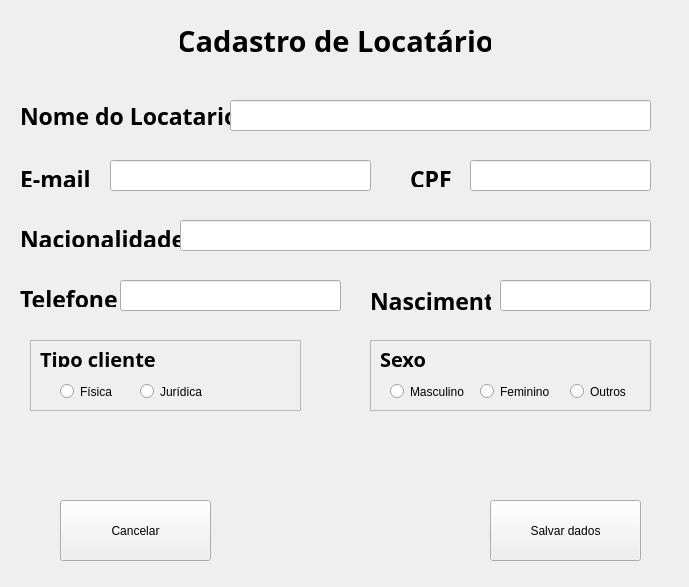
<?xml version="1.0" encoding="UTF-8"?>
<ui version="4.0">
 <class>Form_locatario</class>
 <widget class="QWidget" name="Form_locatario">
  <property name="geometry">
   <rect>
    <x>0</x>
    <y>0</y>
    <width>689</width>
    <height>587</height>
   </rect>
  </property>
  <property name="mouseTracking">
   <bool>false</bool>
  </property>
  <property name="tabletTracking">
   <bool>false</bool>
  </property>
  <property name="windowTitle">
   <string>Form</string>
  </property>
  <widget class="QLabel" name="label">
   <property name="geometry">
    <rect>
     <x>180</x>
     <y>10</y>
     <width>311</width>
     <height>61</height>
    </rect>
   </property>
   <property name="font">
    <font>
     <family>Ubuntu Condensed</family>
     <pointsize>22</pointsize>
     <weight>75</weight>
     <bold>true</bold>
    </font>
   </property>
   <property name="text">
    <string>Cadastro de Locatário</string>
   </property>
   <property name="alignment">
    <set>Qt::AlignCenter</set>
   </property>
  </widget>
  <widget class="QLabel" name="label_2">
   <property name="geometry">
    <rect>
     <x>20</x>
     <y>100</y>
     <width>231</width>
     <height>31</height>
    </rect>
   </property>
   <property name="font">
    <font>
     <family>Ubuntu Mono</family>
     <pointsize>17</pointsize>
     <weight>75</weight>
     <italic>false</italic>
     <bold>true</bold>
    </font>
   </property>
   <property name="text">
    <string>Nome do Locatario</string>
   </property>
  </widget>
  <widget class="QLabel" name="label_3">
   <property name="geometry">
    <rect>
     <x>410</x>
     <y>170</y>
     <width>41</width>
     <height>17</height>
    </rect>
   </property>
   <property name="font">
    <font>
     <family>Ubuntu Mono</family>
     <pointsize>17</pointsize>
     <weight>75</weight>
     <bold>true</bold>
    </font>
   </property>
   <property name="text">
    <string>CPF</string>
   </property>
  </widget>
  <widget class="QLabel" name="label_4">
   <property name="geometry">
    <rect>
     <x>20</x>
     <y>230</y>
     <width>161</width>
     <height>17</height>
    </rect>
   </property>
   <property name="font">
    <font>
     <family>Ubuntu Mono</family>
     <pointsize>17</pointsize>
     <weight>75</weight>
     <bold>true</bold>
    </font>
   </property>
   <property name="text">
    <string>Nacionalidade</string>
   </property>
  </widget>
  <widget class="QLabel" name="label_5">
   <property name="geometry">
    <rect>
     <x>20</x>
     <y>290</y>
     <width>101</width>
     <height>17</height>
    </rect>
   </property>
   <property name="font">
    <font>
     <family>Ubuntu Mono</family>
     <pointsize>17</pointsize>
     <weight>75</weight>
     <bold>true</bold>
    </font>
   </property>
   <property name="text">
    <string>Telefone</string>
   </property>
  </widget>
  <widget class="QLabel" name="label_6">
   <property name="geometry">
    <rect>
     <x>20</x>
     <y>170</y>
     <width>91</width>
     <height>17</height>
    </rect>
   </property>
   <property name="font">
    <font>
     <family>Ubuntu Mono</family>
     <pointsize>17</pointsize>
     <weight>75</weight>
     <bold>true</bold>
    </font>
   </property>
   <property name="text">
    <string>E-mail</string>
   </property>
  </widget>
  <widget class="QLabel" name="label_9">
   <property name="geometry">
    <rect>
     <x>370</x>
     <y>280</y>
     <width>121</width>
     <height>41</height>
    </rect>
   </property>
   <property name="font">
    <font>
     <family>Ubuntu Mono</family>
     <pointsize>17</pointsize>
     <weight>75</weight>
     <bold>true</bold>
    </font>
   </property>
   <property name="text">
    <string>Nascimento</string>
   </property>
   <property name="textFormat">
    <enum>Qt::AutoText</enum>
   </property>
   <property name="wordWrap">
    <bool>false</bool>
   </property>
  </widget>
  <widget class="QPushButton" name="salvar_locatario">
   <property name="geometry">
    <rect>
     <x>490</x>
     <y>500</y>
     <width>151</width>
     <height>61</height>
    </rect>
   </property>
   <property name="text">
    <string>Salvar dados</string>
   </property>
  </widget>
  <widget class="QLineEdit" name="line_nome_locatario">
   <property name="geometry">
    <rect>
     <x>230</x>
     <y>100</y>
     <width>421</width>
     <height>31</height>
    </rect>
   </property>
  </widget>
  <widget class="QLineEdit" name="line_email_locatario">
   <property name="geometry">
    <rect>
     <x>110</x>
     <y>160</y>
     <width>261</width>
     <height>31</height>
    </rect>
   </property>
  </widget>
  <widget class="QLineEdit" name="line_nacio_locatario">
   <property name="geometry">
    <rect>
     <x>180</x>
     <y>220</y>
     <width>471</width>
     <height>31</height>
    </rect>
   </property>
  </widget>
  <widget class="QLineEdit" name="line_cpf_locatario">
   <property name="geometry">
    <rect>
     <x>470</x>
     <y>160</y>
     <width>181</width>
     <height>31</height>
    </rect>
   </property>
  </widget>
  <widget class="QLineEdit" name="line_telef_locatario">
   <property name="geometry">
    <rect>
     <x>120</x>
     <y>280</y>
     <width>221</width>
     <height>31</height>
    </rect>
   </property>
  </widget>
  <widget class="QFrame" name="frame_sexo">
   <property name="geometry">
    <rect>
     <x>370</x>
     <y>340</y>
     <width>281</width>
     <height>71</height>
    </rect>
   </property>
   <property name="autoFillBackground">
    <bool>true</bool>
   </property>
   <property name="frameShape">
    <enum>QFrame::StyledPanel</enum>
   </property>
   <property name="frameShadow">
    <enum>QFrame::Raised</enum>
   </property>
   <widget class="QRadioButton" name="radioButton_3">
    <property name="geometry">
     <rect>
      <x>200</x>
      <y>40</y>
      <width>71</width>
      <height>23</height>
     </rect>
    </property>
    <property name="text">
     <string>Outros</string>
    </property>
   </widget>
   <widget class="QRadioButton" name="radioButton_2">
    <property name="geometry">
     <rect>
      <x>110</x>
      <y>40</y>
      <width>91</width>
      <height>23</height>
     </rect>
    </property>
    <property name="text">
     <string>Feminino</string>
    </property>
   </widget>
   <widget class="QRadioButton" name="radioButton">
    <property name="geometry">
     <rect>
      <x>20</x>
      <y>40</y>
      <width>91</width>
      <height>23</height>
     </rect>
    </property>
    <property name="text">
     <string>Masculino</string>
    </property>
   </widget>
   <widget class="QLabel" name="label_8">
    <property name="geometry">
     <rect>
      <x>10</x>
      <y>10</y>
      <width>51</width>
      <height>17</height>
     </rect>
    </property>
    <property name="font">
     <font>
      <family>Ubuntu Mono</family>
      <pointsize>15</pointsize>
      <weight>75</weight>
      <bold>true</bold>
     </font>
    </property>
    <property name="text">
     <string>Sexo</string>
    </property>
   </widget>
  </widget>
  <widget class="QFrame" name="frame">
   <property name="geometry">
    <rect>
     <x>30</x>
     <y>340</y>
     <width>271</width>
     <height>71</height>
    </rect>
   </property>
   <property name="autoFillBackground">
    <bool>true</bool>
   </property>
   <property name="frameShape">
    <enum>QFrame::StyledPanel</enum>
   </property>
   <property name="frameShadow">
    <enum>QFrame::Raised</enum>
   </property>
   <widget class="QLabel" name="label_7">
    <property name="geometry">
     <rect>
      <x>10</x>
      <y>10</y>
      <width>121</width>
      <height>17</height>
     </rect>
    </property>
    <property name="font">
     <font>
      <family>Ubuntu Mono</family>
      <pointsize>15</pointsize>
      <weight>75</weight>
      <bold>true</bold>
     </font>
    </property>
    <property name="text">
     <string>Tipo cliente</string>
    </property>
   </widget>
   <widget class="QRadioButton" name="radioButton_5">
    <property name="geometry">
     <rect>
      <x>110</x>
      <y>40</y>
      <width>121</width>
      <height>23</height>
     </rect>
    </property>
    <property name="text">
     <string>Jurídica</string>
    </property>
   </widget>
   <widget class="QRadioButton" name="radioButton_4">
    <property name="geometry">
     <rect>
      <x>30</x>
      <y>40</y>
      <width>112</width>
      <height>23</height>
     </rect>
    </property>
    <property name="text">
     <string>Física</string>
    </property>
   </widget>
  </widget>
  <widget class="QLineEdit" name="line_nasc_locatario">
   <property name="geometry">
    <rect>
     <x>500</x>
     <y>280</y>
     <width>151</width>
     <height>31</height>
    </rect>
   </property>
  </widget>
  <widget class="QPushButton" name="cancel">
   <property name="geometry">
    <rect>
     <x>60</x>
     <y>500</y>
     <width>151</width>
     <height>61</height>
    </rect>
   </property>
   <property name="text">
    <string>Cancelar</string>
   </property>
  </widget>
 </widget>
 <resources/>
 <connections/>
</ui>
